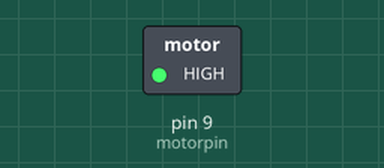
Simulated run of this sketch. Board: Arduino Uno, built with avr-gcc and run on an emulated ATmega328P. Parts: switched loads named in the sketch (green lamp = pin HIGH).

Above: at 12.8 s.
At 26.1 s:
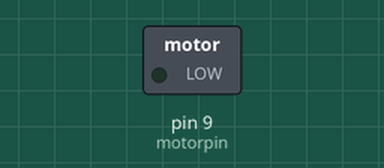
Timing chart, 0 to 40.0 s (numbered marks = the images above):
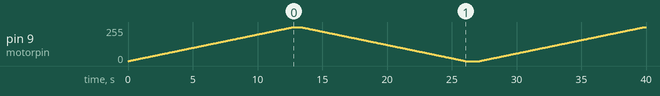

The sketch:

dcmotor.ino
```cpp
const int motorpin = 9;
void setup() {
  pinMode(motorpin,OUTPUT);
}
void loop() {
  for(int i=0;i<=255;i++){
    analogWrite(motorpin,i);
    delay(50);
  }
  delay(500);
  for(int i=255;i>=0;i--){
    analogWrite(motorpin,i);
    delay(50);
  }
  delay(1000);
}
```
